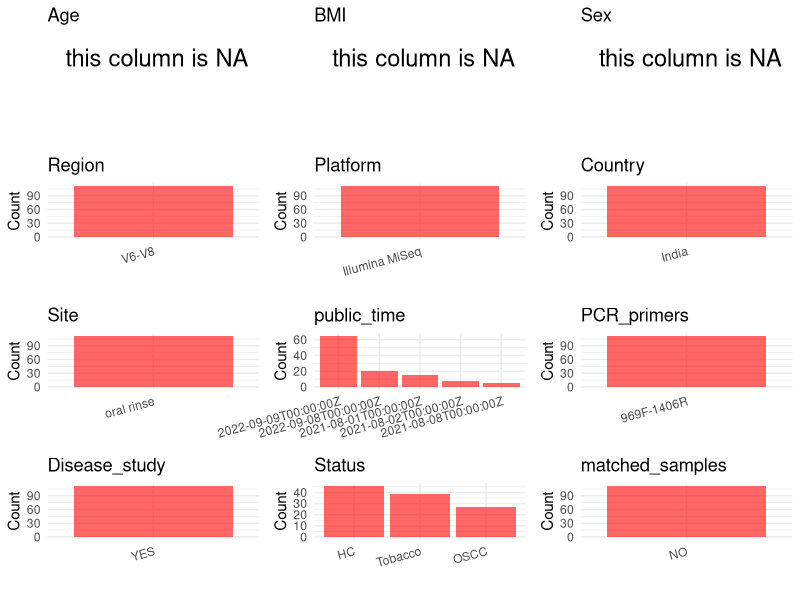

The R source for this figure: (Note: this script raises an error after producing the figure.)
## ---- chunk 1
# Load necessary libraries
library(dplyr)
library(ggplot2)
library(cowplot)

# Set working directory (update this path to your local directory)
setwd("D:/studylearning/董彪师兄项目/任务/张辰飞/PRJNA751046")

# Read the initial metadata files
initial_meta<-read.csv("SraRunTable.csv",header = T)

# Combine the two metadata files
#meta <- rbind(initial_meta, initial_meta1)

#Remove entries non-oral samples
#initial_meta <- subset(initial_meta,isolate %in% c("saliva","tongue coat"))

# Check the number of samples containing "HT" in Sample.Name (e.g., healthy controls)
#nrow(subset(meta, grepl("HT", Sample.Name)))

# Display the first few rows of the metadata
head(initial_meta)
## ---- chunk 2
# Create a uniform metadata dataframe
metadata <- data.frame(
  BioProject = initial_meta$BioProject,
  Run = initial_meta$Run,
  sample_name = initial_meta$Sample.Name,
  Age = NA,
  BMI = NA,
  Sex= NA,
  Region = "V6-V8",
  Platform = initial_meta$Instrument,
  Country = initial_meta$geo_loc_name_country,
  Site = "oral rinse",
  public_time = initial_meta$ReleaseDate,
  stringsAsFactors = FALSE
)
## ---- chunk 3
# Add information obtained from the publication
metadata$PCR_primers <- "969F-1406R"
metadata$title <- "Identification & correlation of bacterial diversity in oral cancer and long- term tobacco chewers- A case- control pilot study"
metadata$Disease_study <- "YES"
# Assign disease status based on sample_name patterns
metadata <- metadata %>% 
  mutate(Status = case_when(
    grepl("C",sample_name) ~ "HC",
    grepl("T",sample_name) ~ "Tobacco",
    TRUE ~ "OSCC"
  ))


#extract subject id by remove prefix of sample_name
#metadata$sample_name <- gsub("T|CR|CS|C|N|S", "", metadata$sample_name)

# Check initial data distribution
cat("Initial sample distribution:\n")
table(metadata$sample_name)
table(metadata$Site)

# Calculate sampling frequency per subject
sample_counts <- table(metadata$sample_name)
cat("\nNumber of samples per subject:\n")
print(sample_counts)

# Create matched_samples column
metadata$matched_samples <- ifelse(metadata$sample_name %in% names(sample_counts[sample_counts >= 2]), "YES", "NO")

cat("\nMatched samples distribution:\n")
table(metadata$matched_samples)

# Identify samples for removal: single samples excluding oral rinse
single_samples <- names(sample_counts[sample_counts == 1])
samples_to_remove <- metadata$sample_name %in% single_samples & !(metadata$Site %in% c("oral rinse"))

cat("\nNumber of samples to be removed:", sum(samples_to_remove), "\n")

# Remove identified samples
metadata_clean <- metadata[!samples_to_remove, ]

cat("\nFinal sample distribution after cleaning:\n")
table(metadata_clean$sample_name)
table(metadata_clean$Site)
table(metadata_clean$matched_samples)

# Use cleaned dataset for subsequent analysis
metadata <- metadata_clean
## ---- chunk 4
# Check the number of unique runs and sample names
print(paste("Number of unique runs:", length(unique(metadata$Run))))
print(paste("Number of unique sample names:", length(unique(metadata$sample_name))))
## ---- chunk 5
# Select columns for visualization
plot_data <- metadata %>%
  select(-BioProject, -Run, -sample_name, -title)

# Function to create simple plots for each column
create_simple_plots <- function(data) {
  plots <- list()
  
  for (col in colnames(data)) {
    # Check if the column is all NA
    if (all(is.na(data[[col]]))) {
      # Create an empty plot with text indicating all NA
      p <- ggplot() +
        annotate("text", x = 0.5, y = 0.5, label = "this column is NA", size = 6) +
        labs(title = col) +
        theme_void()
    } else if (is.numeric(data[[col]])) {
      # Numeric variable: histogram
      p <- ggplot(data, aes(x = .data[[col]])) +
        geom_histogram(fill = "blue", alpha = 0.6, bins = 20, na.rm = TRUE) +
        labs(title = col) +
        theme_minimal()
    } else {
      # Categorical variable: bar plot (remove NA values)
      count_data <- as.data.frame(table(data[[col]], useNA = "ifany"))
      p <- ggplot(count_data, aes(x = reorder(Var1, -Freq), y = Freq)) +
        geom_col(fill = "red", alpha = 0.6) +
        labs(title = col, x = NULL, y = "Count") +
        theme_minimal() +
        theme(axis.text.x = element_text(angle = 15, hjust = 1))
    }
    plots[[col]] <- p
  }
  
  return(plots)
}

# Generate and arrange plots
plots <- create_simple_plots(plot_data)
p<-plot_grid(plots$Age, 
          plots$BMI, 
          plots$Sex, 
          plots$Region, 
          plots$Platform, 
          plots$Country, 
          plots$Site,
          plots$public_time, 
          plots$PCR_primers,
          plots$Disease_study,
          plots$Status,
          plots$matched_samples,# add 
          ncol = 3, align = "hv", axis = "lb")
ggsave("Metadata_Summary.png", plot = p, width = 8, height = 6, dpi = 150, bg = "white")
## ---- chunk 6
knitr::include_graphics("Metadata_Summary.png")
## ---- chunk 7
# Reorder columns to match the desired format
metadata <- metadata[, c(
  "BioProject", "Run", "sample_name", "Age", "BMI", "Sex", 
  "Region", "Platform", "Country", "Site", "public_time", 
  "PCR_primers", "title", "Disease_study", "Status","matched_samples"
)]

# Export the uniform metadata to a CSV file
write.csv(metadata, file = "metadata.csv", quote = FALSE)
head(metadata)
